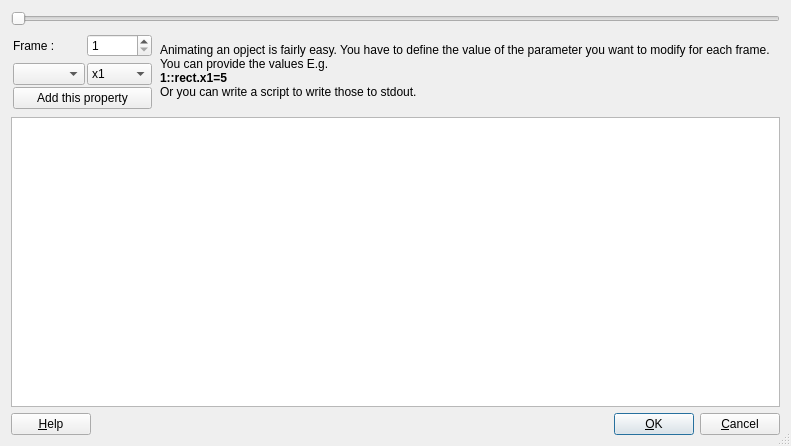
<?xml version="1.0" encoding="UTF-8"?>
<ui version="4.0">
 <class>uiDialogAnimation</class>
 <widget class="QDialog" name="uiDialogAnimation">
  <property name="geometry">
   <rect>
    <x>0</x>
    <y>0</y>
    <width>791</width>
    <height>446</height>
   </rect>
  </property>
  <property name="windowTitle">
   <string>Animation dialog</string>
  </property>
  <property name="sizeGripEnabled">
   <bool>true</bool>
  </property>
  <layout class="QGridLayout">
   <item row="0" column="0">
    <widget class="QSlider" name="m_pSliderPosition">
     <property name="minimum">
      <number>1</number>
     </property>
     <property name="maximum">
      <number>99999</number>
     </property>
     <property name="pageStep">
      <number>1000</number>
     </property>
     <property name="orientation">
      <enum>Qt::Horizontal</enum>
     </property>
    </widget>
   </item>
   <item row="3" column="0">
    <layout class="QHBoxLayout">
     <property name="spacing">
      <number>6</number>
     </property>
     <property name="leftMargin">
      <number>0</number>
     </property>
     <property name="topMargin">
      <number>0</number>
     </property>
     <property name="rightMargin">
      <number>0</number>
     </property>
     <property name="bottomMargin">
      <number>0</number>
     </property>
     <item>
      <widget class="QPushButton" name="m_pButtonHelp">
       <property name="text">
        <string>&amp;Help</string>
       </property>
       <property name="shortcut">
        <string>F1</string>
       </property>
       <property name="autoDefault">
        <bool>true</bool>
       </property>
      </widget>
     </item>
     <item>
      <spacer name="Horizontal Spacing2">
       <property name="orientation">
        <enum>Qt::Horizontal</enum>
       </property>
       <property name="sizeType">
        <enum>QSizePolicy::Expanding</enum>
       </property>
       <property name="sizeHint" stdset="0">
        <size>
         <width>20</width>
         <height>20</height>
        </size>
       </property>
      </spacer>
     </item>
     <item>
      <widget class="QPushButton" name="buttonOk">
       <property name="text">
        <string>&amp;OK</string>
       </property>
       <property name="shortcut">
        <string/>
       </property>
       <property name="autoDefault">
        <bool>true</bool>
       </property>
       <property name="default">
        <bool>true</bool>
       </property>
      </widget>
     </item>
     <item>
      <widget class="QPushButton" name="buttonCancel">
       <property name="text">
        <string>&amp;Cancel</string>
       </property>
       <property name="shortcut">
        <string/>
       </property>
       <property name="autoDefault">
        <bool>true</bool>
       </property>
      </widget>
     </item>
    </layout>
   </item>
   <item row="1" column="0">
    <layout class="QHBoxLayout">
     <item>
      <layout class="QGridLayout">
       <property name="leftMargin">
        <number>2</number>
       </property>
       <property name="topMargin">
        <number>2</number>
       </property>
       <property name="rightMargin">
        <number>2</number>
       </property>
       <property name="bottomMargin">
        <number>2</number>
       </property>
       <property name="spacing">
        <number>2</number>
       </property>
       <item row="1" column="0" colspan="2">
        <widget class="QPushButton" name="m_pButtonAdd">
         <property name="sizePolicy">
          <sizepolicy hsizetype="Minimum" vsizetype="Fixed">
           <horstretch>0</horstretch>
           <verstretch>0</verstretch>
          </sizepolicy>
         </property>
         <property name="maximumSize">
          <size>
           <width>250</width>
           <height>32767</height>
          </size>
         </property>
         <property name="text">
          <string>Add this property</string>
         </property>
        </widget>
       </item>
       <item row="0" column="1">
        <layout class="QGridLayout">
         <item row="1" column="0">
          <widget class="QComboBox" name="m_pComboAttributeSub">
           <property name="sizePolicy">
            <sizepolicy hsizetype="Minimum" vsizetype="Fixed">
             <horstretch>0</horstretch>
             <verstretch>0</verstretch>
            </sizepolicy>
           </property>
           <item>
            <property name="text">
             <string>x1</string>
            </property>
           </item>
           <item>
            <property name="text">
             <string>y1</string>
            </property>
           </item>
           <item>
            <property name="text">
             <string>x2</string>
            </property>
           </item>
           <item>
            <property name="text">
             <string>y2</string>
            </property>
           </item>
           <item>
            <property name="text">
             <string>width</string>
            </property>
           </item>
           <item>
            <property name="text">
             <string>height</string>
            </property>
           </item>
          </widget>
         </item>
         <item row="0" column="0">
          <widget class="QSpinBox" name="m_pSpinBoxPosition">
           <property name="sizePolicy">
            <sizepolicy hsizetype="Minimum" vsizetype="Fixed">
             <horstretch>0</horstretch>
             <verstretch>0</verstretch>
            </sizepolicy>
           </property>
           <property name="minimum">
            <number>1</number>
           </property>
           <property name="maximum">
            <number>99999</number>
           </property>
          </widget>
         </item>
        </layout>
       </item>
       <item row="0" column="0">
        <layout class="QVBoxLayout">
         <item>
          <widget class="QLabel" name="textLabel1">
           <property name="sizePolicy">
            <sizepolicy hsizetype="Minimum" vsizetype="Preferred">
             <horstretch>2</horstretch>
             <verstretch>0</verstretch>
            </sizepolicy>
           </property>
           <property name="text">
            <string>Frame :</string>
           </property>
           <property name="wordWrap">
            <bool>false</bool>
           </property>
          </widget>
         </item>
         <item>
          <widget class="QComboBox" name="m_pComboAttributes">
           <property name="sizePolicy">
            <sizepolicy hsizetype="Preferred" vsizetype="Fixed">
             <horstretch>2</horstretch>
             <verstretch>0</verstretch>
            </sizepolicy>
           </property>
           <property name="maximumSize">
            <size>
             <width>150</width>
             <height>32767</height>
            </size>
           </property>
          </widget>
         </item>
        </layout>
       </item>
      </layout>
     </item>
     <item>
      <widget class="QLabel" name="textLabel2">
       <property name="sizePolicy">
        <sizepolicy hsizetype="MinimumExpanding" vsizetype="Ignored">
         <horstretch>4</horstretch>
         <verstretch>0</verstretch>
        </sizepolicy>
       </property>
       <property name="maximumSize">
        <size>
         <width>32767</width>
         <height>32767</height>
        </size>
       </property>
       <property name="frameShadow">
        <enum>QFrame::Sunken</enum>
       </property>
       <property name="lineWidth">
        <number>1</number>
       </property>
       <property name="midLineWidth">
        <number>0</number>
       </property>
       <property name="text">
        <string>Animating an opject is fairly easy. You have to define the value of the parameter you want to modify for each frame.&lt;br&gt;
You can provide the values E.g.&lt;BR&gt;
&lt;B&gt;1::rect.x1=5&lt;/B&gt;&lt;BR&gt;
Or you can write a script to write those to stdout.</string>
       </property>
       <property name="wordWrap">
        <bool>false</bool>
       </property>
       <property name="margin">
        <number>0</number>
       </property>
      </widget>
     </item>
    </layout>
   </item>
   <item row="2" column="0">
    <widget class="QTextEdit" name="m_pEditScript"/>
   </item>
  </layout>
 </widget>
 <layoutdefault spacing="6" margin="11"/>
 <pixmapfunction>qPixmapFromMimeSource</pixmapfunction>
 <resources/>
 <connections>
  <connection>
   <sender>buttonOk</sender>
   <signal>clicked()</signal>
   <receiver>uiDialogAnimation</receiver>
   <slot>accept()</slot>
   <hints>
    <hint type="sourcelabel">
     <x>20</x>
     <y>20</y>
    </hint>
    <hint type="destinationlabel">
     <x>20</x>
     <y>20</y>
    </hint>
   </hints>
  </connection>
  <connection>
   <sender>buttonCancel</sender>
   <signal>clicked()</signal>
   <receiver>uiDialogAnimation</receiver>
   <slot>reject()</slot>
   <hints>
    <hint type="sourcelabel">
     <x>20</x>
     <y>20</y>
    </hint>
    <hint type="destinationlabel">
     <x>20</x>
     <y>20</y>
    </hint>
   </hints>
  </connection>
 </connections>
</ui>
